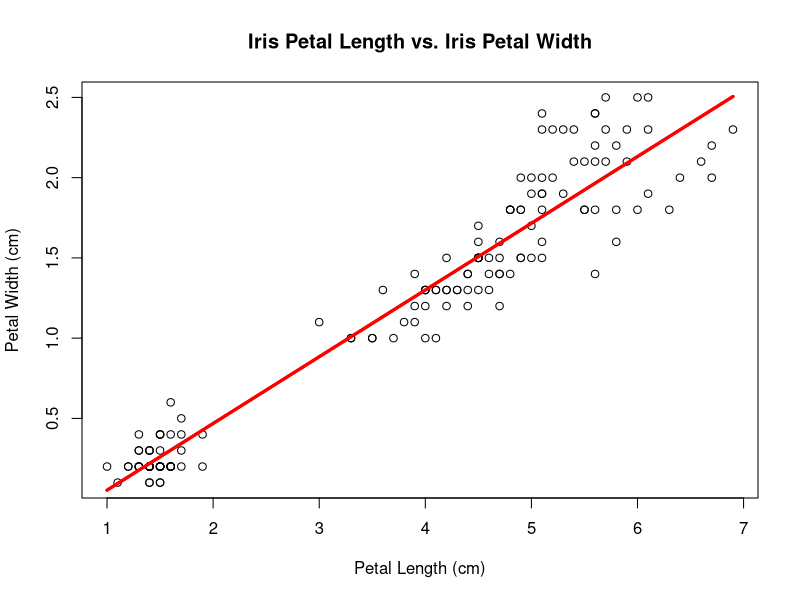

This figure's R source:
#load csv file
#iris <- read.csv("Iris.csv", header = TRUE)

# How are petal length and petal width related? 

# Load the data
data(iris)

# Peak at data 
head(iris)

# Create a scatterplot of petal length vs. petal width
plot(
  x = iris$Petal.Length, 
  y = iris$Petal.Width, 
  xlab = "Petal Length (cm)", 
  ylab = "Petal Width (cm)", 
  main = "Iris Petal Length vs. Iris Petal Width"
)

# Create a linear regression model
model <- lm( 
  formula = Petal.Width ~ Petal.Length, 
  data = iris)

# Summarize the model
summary(model)

# Draw a regression line on the plot using predict (more flexible)
lines(
  x = iris$Petal.Length, 
  y = predict(model), 
  col = "red",
  lwd = 3
)

# Draw a regression line on the plot using fitted (less flexible)
lines(
  x = iris$Petal.Length, 
  y = model$fitted, 
  col = "red",
  lwd = 3
)

# Get Correlation Coefficient
cor(
  x= iris$Petal.Length,
  y= iris$Petal.Width
)


#How can we predict new petal width values?

# Predict new values from the model
predict(
  object = model, 
  newdata = data.frame(
    Petal.Length = c(2, 5, 7))
  )


